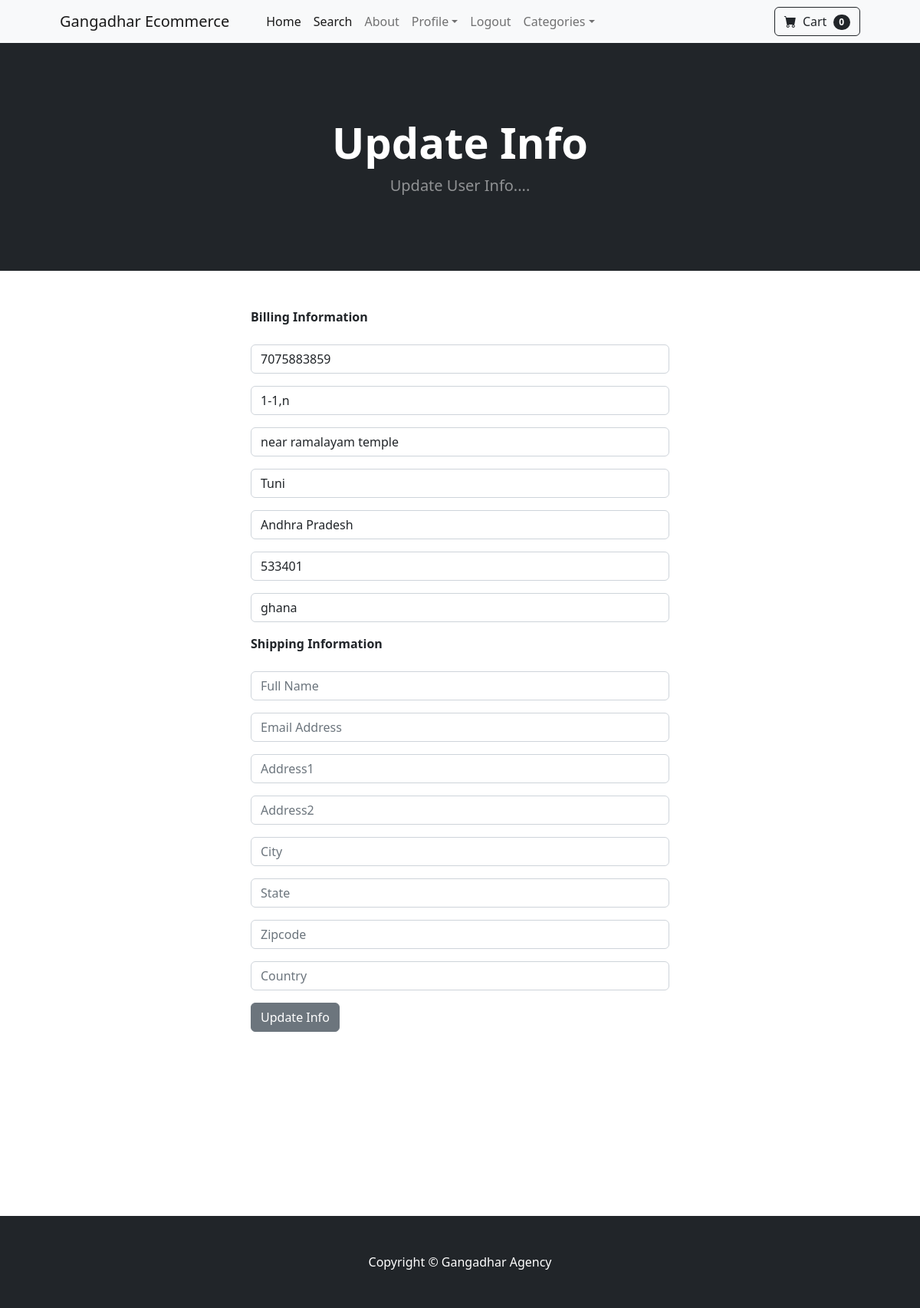
The app's page /update_info/ (signed in), older data.
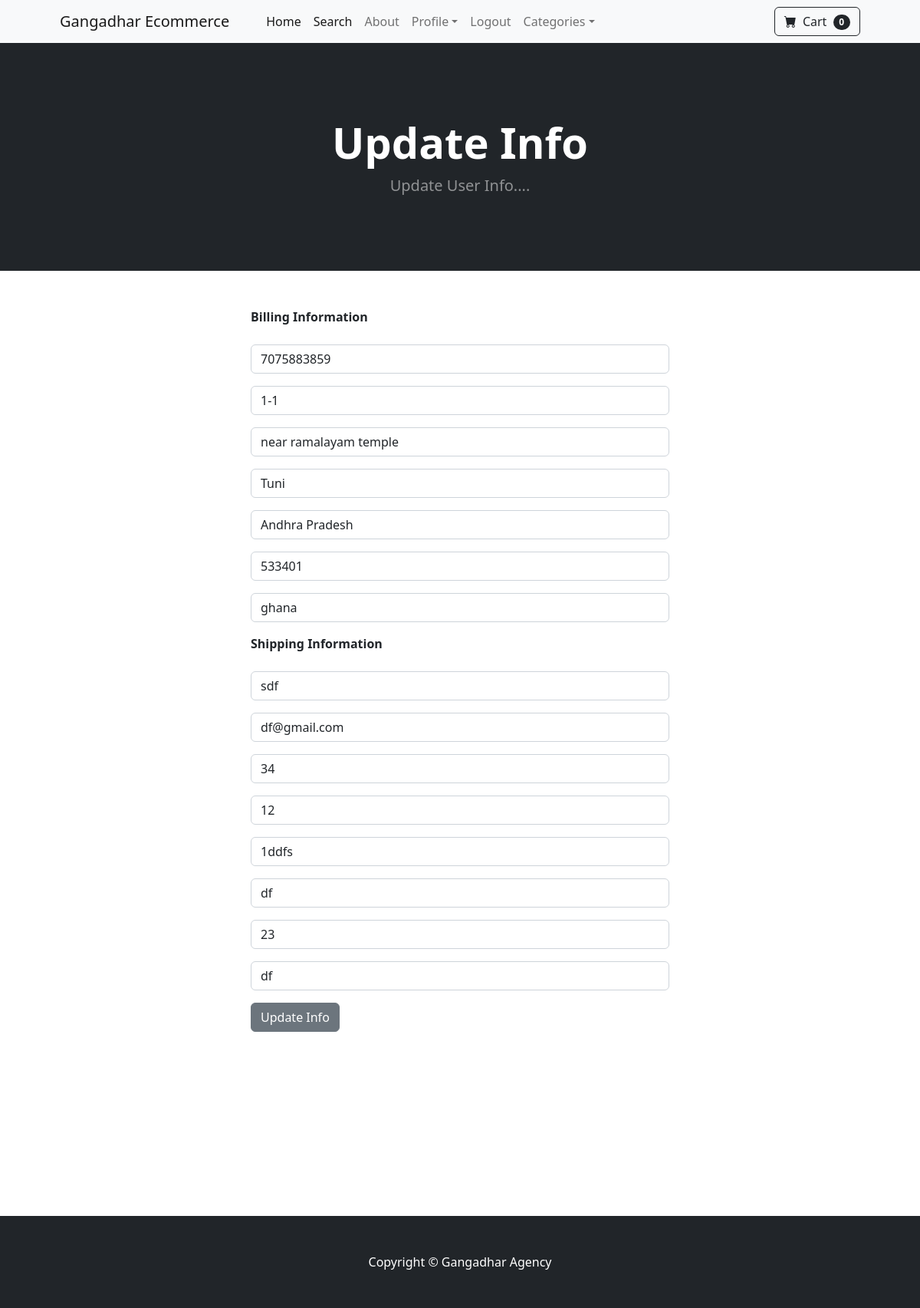
The same page, newer data.
### store/models.py (models this page shows, shortened)
class Profile(models.Model):
    user=models.OneToOneField(User,on_delete=models.CASCADE)
    date_modified=models.DateTimeField(User,auto_now=True)
    phone=models.CharField(max_length=20,blank=True)
    address1=models.CharField(max_length=200,blank=True)
    address2=models.CharField(max_length=200,blank=True)
    city=models.CharField(max_length=200,blank=True)
    state=models.CharField(max_length=200,blank=True)
    zipcode=models.CharField(max_length=200,blank=True)
    country=models.CharField(max_length=200,blank=True)
    old_cart=models.CharField(max_length=200,blank=True,null=True)

### payment/models.py (models this page shows, shortened)
class ShippingAddress(models.Model):
    user=models.ForeignKey(User,on_delete=models.CASCADE,null=True,blank=True)
    shipping_full_name=models.CharField(max_length=255)
    shipping_email=models.CharField(max_length=255)
    shipping_address1=models.CharField(max_length=255)
    shipping_address2=models.CharField(max_length=255)
    shipping_city=models.CharField(max_length=255)
    shipping_state=models.CharField(max_length=255,null=True,blank=True)
    shipping_zipcode=models.CharField(max_length=255,null=True,blank=True)
    shipping_country=models.CharField(max_length=255)
    class Meta:
        verbose_name_plural="Shipping Address"

### store/views.py (the view)
# urls.py: path('update_info/',views.update_info,name='update_info'),
def update_info(request):
    if request.user.is_authenticated:
        current_user = Profile.objects.get(user__id=request.user.id)
        shipping_user = ShippingAddress.objects.filter(user=request.user).first()  # Use filter().first()
        if shipping_user is None:
            shipping_user = ShippingAddress(user=request.user)  # Create a new instance
        form = UserInfoForm(request.POST or None, instance=current_user)
        shipping_form = ShippingForm(request.POST or None, instance=shipping_user)
        if form.is_valid() or shipping_form.is_valid():  # Validate both forms
            form.save()
            shipping_form.save()  # Don't forget to save shipping form
            messages.success(request, "User Info Has Been Updated")
            return redirect('home')
        return render(request, "update_info.html", {'form': form, 'shipping_form': shipping_form})
    else:
        messages.error(request, "You must be logged in to update")
        return redirect('home')

### cart/cart.py (called while the page is built)
    def __len__(self):
        return len(self.cart)

### cart/context_processors.py (called while the page is built)
def cart(request):
    return {'cart':Cart(request)}

### store/templates/update_info.html (shortened to what this page needs)
{% extends 'base.html' %}
{% block content %}
<header class="bg-dark py-5">
    <div class="container px-4 px-lg-5 my-5">
        <div class="text-center text-white">
            <h1 class="display-4 fw-bolder">Update Info</h1>
            <p class="lead fw-normal text-white-50 mb-0">Update User Info....</p>
        </div>
    </div>
</header>
<div class="container">
   <div class="row">
          <div class="col-md-6 offset-md-3">
      <br/><br/>
    <strong>Billing Information</strong>
      <br/><br/>
      <form method="POST" action="{% url 'update_info' %}">
        {{ form.as_p}}
        <strong>Shipping Information</strong>
        <br/><br/>
        {{shipping_form.as_p}}
        <button type="submit" class="btn btn-secondary" >
            Update Info
        </button>
      </form>
      <br/><br/>
      <br/><br/>
      <br/><br/>
      <br/><br/>
      <br/><br/>
          </div>
   </div>
</div>
{% endblock %}

Row changes from the older to the newer data that the page shows:
changed Profile "near ramalayam temple": address1 "1-1,n" → "1-1"
added ShippingAddress: shipping_full_name "sdf", shipping_email "df@gmail.com", shipping_address1 "34", shipping_address2 "12", shipping_city "1ddfs", shipping_state "df", shipping_zipcode "23", shipping_country "df"
